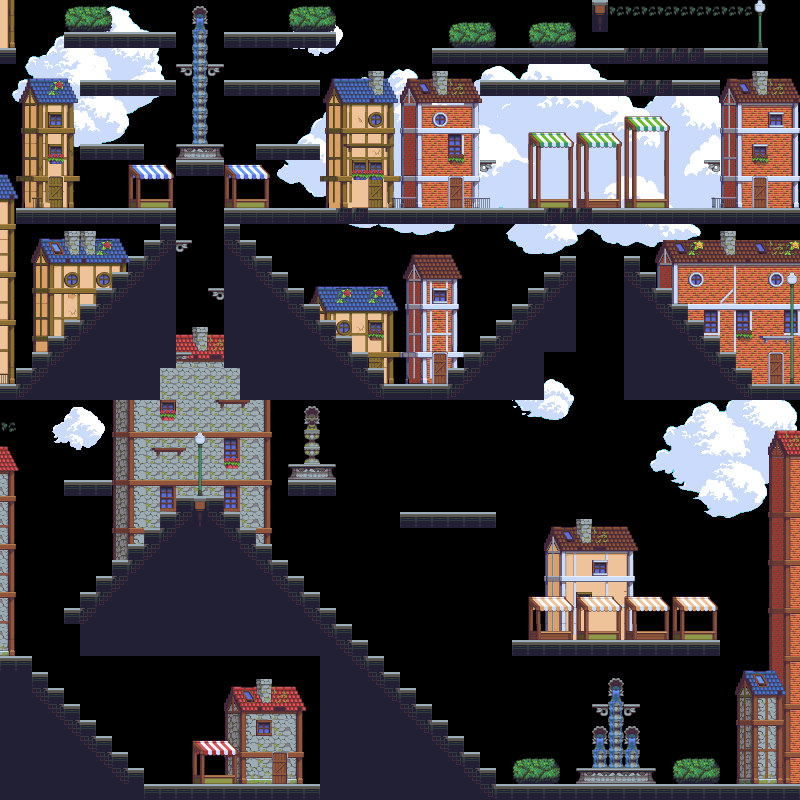

This game map was drawn from its Tiled (.tmx) file and the tilesets committed beside it. A one-line description and the trimmed map source follow:
An orthogonal 50x50 tile map with 16x16 px tiles, 6 tile layers (BG, BGBuildings, Collision, Platform, ...), 4 tilesets, 6 image layers.

<map version="1.4" tiledversion="1.4.2" orientation="orthogonal" renderorder="right-down" width="50" height="50" tilewidth="16" tileheight="16" infinite="0" nextlayerid="13" nextobjectid="1">
 <editorsettings>
  <export target="VillageTownNoSlope.lua" format="lua" />
 </editorsettings>
 <tileset firstgid="1" source="tile_village_street16.tsx" />
 <tileset firstgid="28" source="tile_village_objects16.tsx" />
 <tileset firstgid="148" source="~ftpb_danielversion3-16.tsx" />
 <tileset firstgid="1636" source="Wasteland-Files.tsx" />
 <imagelayer id="7" name="Clouds">
  <image source="../bg_cloud01.png" width="174" height="157" />
 </imagelayer>
 <imagelayer id="12" name="Copy of Clouds" offsetx="638" offsety="370">
  <image source="../bg_cloud01.png" width="174" height="157" />
 </imagelayer>
 <imagelayer id="8" name="Copy of Clouds" offsetx="273" offsety="46">
  <image source="../bg_cloud6.png" width="512" height="211" />
 </imagelayer>
 <imagelayer id="9" name="Copy of Copy of Clouds" offsetx="52" offsety="407">
  <image source="../bg_cloud7.png" width="54" height="43" />
 </imagelayer>
 <imagelayer id="11" name="Copy of Copy of Copy of Clouds" offsetx="290" offsety="13">
  <image source="../bg_cloud7.png" width="54" height="43" />
 </imagelayer>
 <imagelayer id="10" name="Copy of Copy of Copy of Clouds" offsetx="511" offsety="379">
  <image source="../bg_cloud8.png" width="64" height="41" />
 </imagelayer>
 <layer id="4" name="BG" width="50" height="50">
  <data>[2500 cells, 519 non-empty, 62 distinct tile ids]</data>
 </layer>
 <layer id="6" name="BGBuildings" width="50" height="50">
  <data>[2500 cells, 252 non-empty, 132 distinct tile ids]</data>
 </layer>
 <layer id="1" name="Collision" width="50" height="50">
  <properties>
   <property name="collidable" type="bool" value="true" />
  </properties>
  <data>[2500 cells, 804 non-empty, 136 distinct tile ids]</data>
 </layer>
 <layer id="2" name="Platform" width="50" height="50">
  <properties>
   <property name="collidable" type="bool" value="true" />
  </properties>
  <data>[2500 cells, 113 non-empty, 30 distinct tile ids]</data>
 </layer>
 <layer id="3" name="Visual" width="50" height="50">
  <data>[2500 cells, 403 non-empty, 183 distinct tile ids]</data>
 </layer>
 <layer id="5" name="HiddenTou" width="50" height="50">
  <data>[2500 cells, 12 non-empty, 2 distinct tile ids]</data>
 </layer>
</map>
